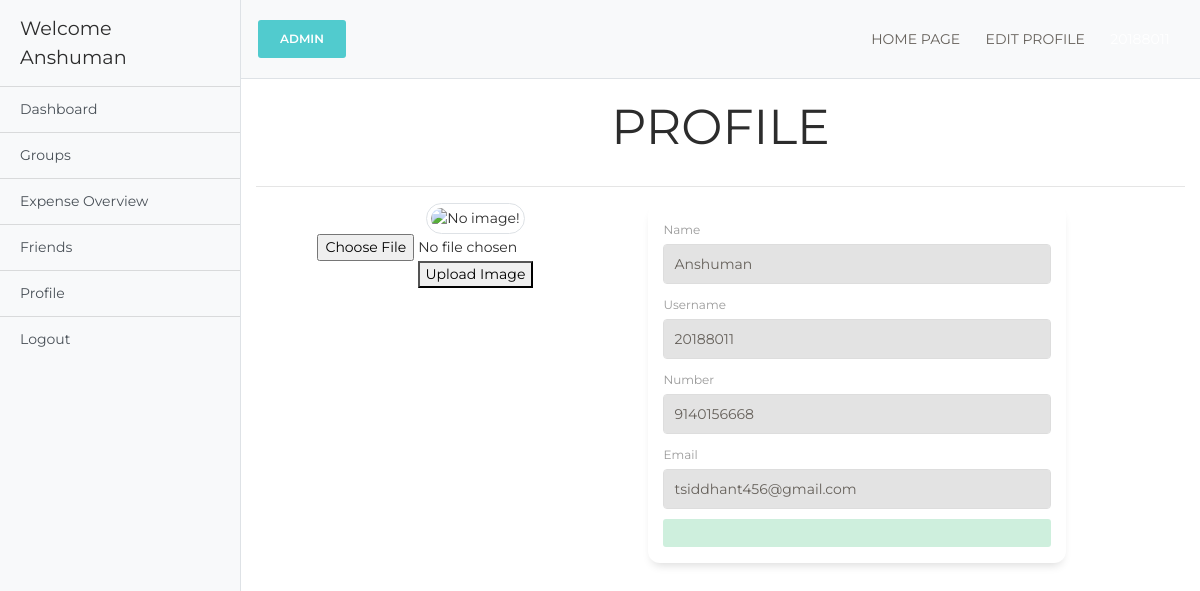
The app's page /profile.php (signed in) with its own data.
### tables this page shows
CREATE TABLE `users` (
  `user_id` int(3) NOT NULL,
  `username` varchar(255) NOT NULL,
  `name` varchar(255) NOT NULL,
  `number` varchar(10) NOT NULL,
  `email` varchar(255) NOT NULL,
  `password` varchar(255) NOT NULL,
  `picsource` text NOT NULL
);

### includes/profile.php (the view, shortened to what this page needs)
<?php
if (isset($_SESSION['username'])) {
    $username = $_SESSION['username'];
    $query = "SELECT * FROM users WHERE username = '{$username}' ";
    $select_user_profile_query = mysqli_query($connection, $query);
    while ($row = mysqli_fetch_array($select_user_profile_query)) {
        $username = $row['username'];
        $user_name = $row['name'];
        $user_email = $row['email'];
        $user_number = $row['number'];
        $picsource   = $row['picsource'];
    }
}
?>
    <div class="" style="">
  		<div><h1><center>PROFILE</center></h1></div>
    </div>
<hr>
<div class="container col-lg-3" style="margin-right:70%;">
<div class=" float-lg-left">
      <div class="text-center">
        <img src="<?php  echo $picsource; ?>" class="avatar img-circle img-thumbnail" alt="No image!" style="border-radius:150px;">
        <form action="" method="post" enctype="multipart/form-data">
        <input type="file" class="text-center center-block file-upload" name = "uploadfile" value = "" required>
        <button type="submit" value="Upload Image" name="submit">Upload Image</button>
        </form>
      </div><br>
</div>
</div>
<div class="container">
        <div class="row">
          <div class="col-lg-10">
            <div class="card card-stats">
              <div class="card-body ">
                <div class="row">
                  <div class="col-md-12">
                        <form action="" method="post">
                        <div class="form-group">
                            <label for="post_username">Name</label>
                            <input type="text" value="<?php echo $user_name; ?>" class="form-control" name="user_name" disabled>
                        </div>
                        <div class="form-group">
                            <label for="post_username">Username</label>
                            <input type="text" value="<?php echo $username; ?>" class="form-control" name="username" disabled>
                        </div>
                        <div class="form-group">
                            <label for="post_number">Number</label>
                            <input type="text" value="<?php echo $user_number; ?>" class="form-control" name="user_number" disabled>
                        </div>
                        <div class="form-group">
                            <label for="post_email">Email</label>
                            <input type="email" value="<?php echo $user_email; ?>" class="form-control" name="user_email" disabled>
                        </div>
                        <div class="form-group">
                            <div class="alert alert-success">
                            </div>
                        </div>
                        </form>
                  </div>
                </div>
              </div>
            </div>
          </div>
        </div>
</div>

### css/simple-sidebar.css (style rules this page uses)
body { overflow-x: hidden; }

### records on screen
users: user_name "Anshuman", username "20188011", user_number "9140156668", user_email "tsiddhant456@gmail.com"

### other values on screen
$_SESSION['name'] "Anshuman"
